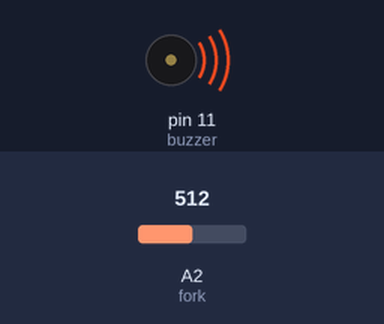
This sketch was run on a simulated Arduino Uno, built with avr-gcc and run on an emulated ATmega328P. Shown: buzzer (waves = sounding). The test bench sets the inputs (shaded band); at power-on: A2 (fork) = 512.

Above: at 1.2 s.
1.3 s: A2 (fork) set to 604
At 1.9 s:
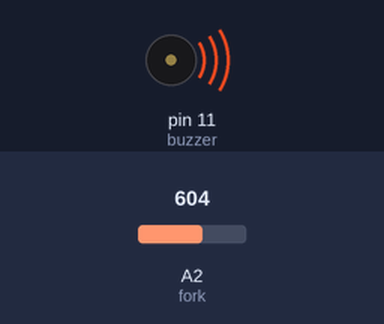
2.8 s: A2 (fork) set to 634
At 3.4 s:
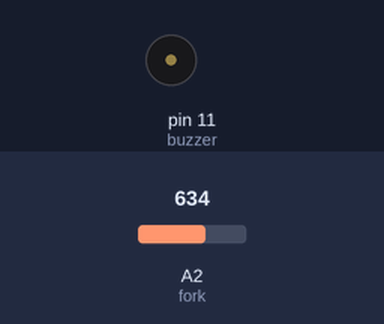
4.3 s: A2 (fork) set to 590
At 5.3 s:
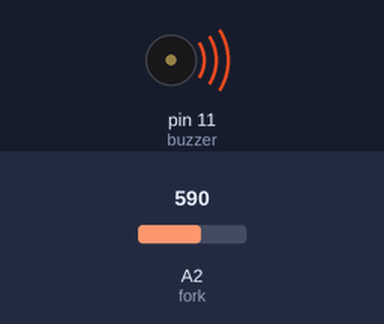
5.8 s: A2 (fork) set to 716
At 6.2 s:
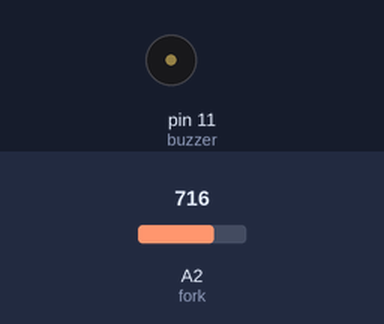
Timing chart, 0 to 8.3 s (numbered marks = the images above; inputs shaded):
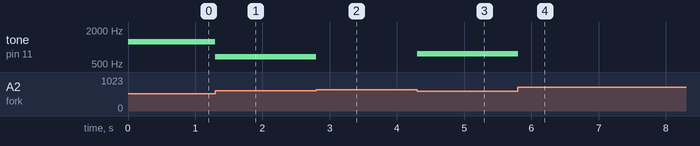

The sketch:

misophone_revisited.ino
```cpp
// (licence header left out)
const int buzzer = 11;
const int fork = A2;

void setup(void)
{
}

void loop(void)
{
  // Make A2 an output.
  pinMode(fork,OUTPUT);
  // Start charging the capacitor.
  digitalWrite(fork,HIGH);
  // Charging takes a little time.
  delayMicroseconds(50);
  // Disconnect the digital output.
  pinMode(fork,INPUT);
  delayMicroseconds(2000); // Wait 2 ms.
  // Measure the voltage over the capacitor
  // and transform it into a frequency.
  unsigned int frequency = 4300 - 6*analogRead(fork);
  if (frequency<600) noTone(buzzer);
  else tone(buzzer,frequency);
}
```

Measured:
- the behaviour switches between 616 and 617 on A2 (fork) (found by bisection; images 1 and 2)
- after the input at 1.3 s, tone on pin 11 (buzzer): 1228 Hz → 676 Hz at once
- after the input at 2.8 s, tone on pin 11 (buzzer): 676 Hz → silent at once
- after the input at 4.3 s, tone on pin 11 (buzzer): silent → 760 Hz at once
- after the input at 5.8 s, tone on pin 11 (buzzer): 760 Hz → silent at once
